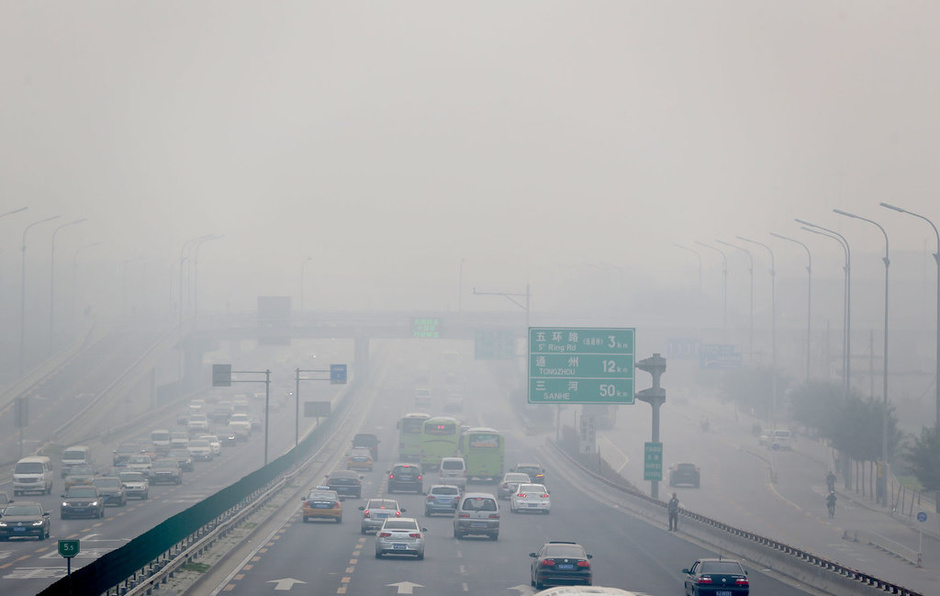
%> input picture 05.Enhancement/Demo_3_2.jpg, 940 x 596 px
$ octave SP_enhancement_colorimage.m   (GNU Octave 9; MATLAB toolbox functions it lacks are replaced by stand-ins)
%> lines starting %> are read from the running program, lines starting %| are printed output that depends on the picture
%% Color Image Contrast Enhancement
close all;clear all;clc
% read in an indexed RGB image: |autumn.tif|.

scene = imread('Demo_3_2.jpg');
%> scene is the input picture: size 596x940x3 uint8; mean R, G, B 171.4, 172.4, 173.2
figure,
imshow(scene)

%% Color space comversion
% Manipulating luminosity affects the intensity of the pixels, while preserving the original colors.

% color space converter
srgb2lab = makecform('srgb2lab');
lab2srgb = makecform('lab2srgb');

shadow_lab = applycform(scene, srgb2lab);
%> shadow_lab: size 596x940x3 uint8; mean of channels 1, 2, 3 179, 127.8, 127.4

% the values of luminosity can span a range from 0 to 100
% normalize the value from 0 to 1 for better calcualation result
%max_luminosity = 100;
L = shadow_lab(:,:,1);
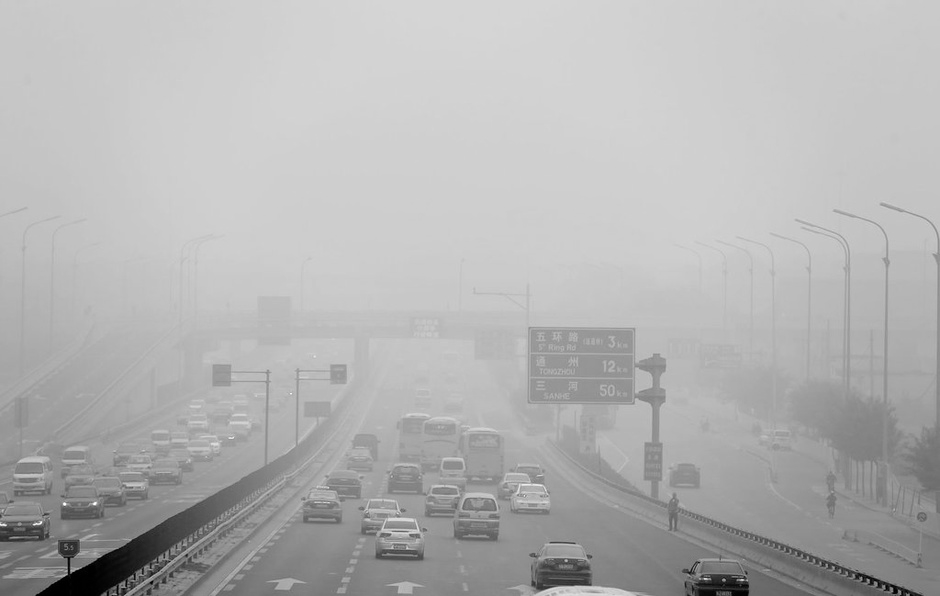
%> L: size 596x940 uint8; min 0, max 255, mean 179

%% Contrast enhancement
% replace the luminosity layer with the processed data and then convert
% the image back to the RGB colorspace

% strech histogram distrution method
shadow_imadjust = shadow_lab;
shadow_imadjust(:,:,1) = imadjust(L);
%> shadow_imadjust: size 596x940x3 uint8; mean of channels 1, 2, 3 200.9, 127.8, 127.4
shadow_imadjust = applycform(shadow_imadjust, lab2srgb);
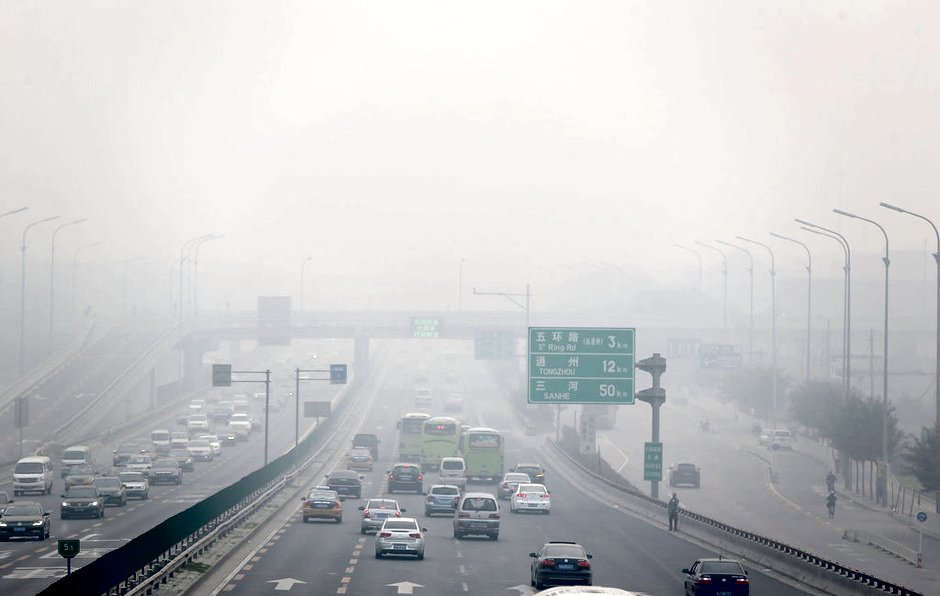
%> shadow_imadjust: size 596x940x3 uint8; mean R, G, B 195.9, 196.8, 197.5

% histogram equalization method
shadow_histeq = shadow_lab;
shadow_histeq(:,:,1) = histeq(L);
%> shadow_histeq: size 596x940x3 uint8; mean of channels 1, 2, 3 127.9, 127.8, 127.4
shadow_histeq = applycform(shadow_histeq, lab2srgb);
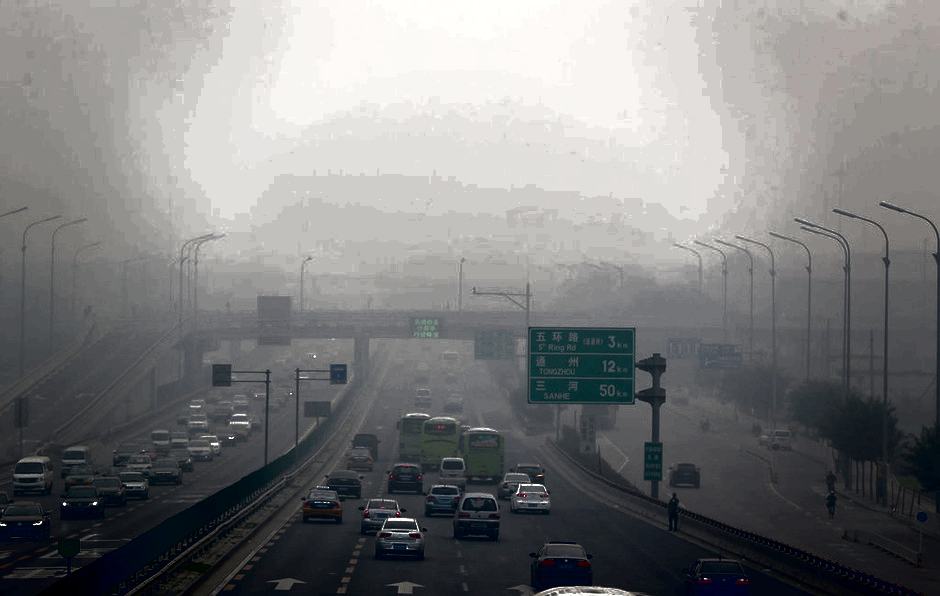
%> shadow_histeq: size 596x940x3 uint8; mean R, G, B 123, 123.6, 124.2

% adaptive histogram equalization method
shadow_adapthisteq = shadow_lab;
shadow_adapthisteq(:,:,1) = adapthisteq(L);
%> shadow_adapthisteq: size 596x940x3 uint8; mean of channels 1, 2, 3 176, 127.8, 127.4
shadow_adapthisteq = applycform(shadow_adapthisteq, lab2srgb);
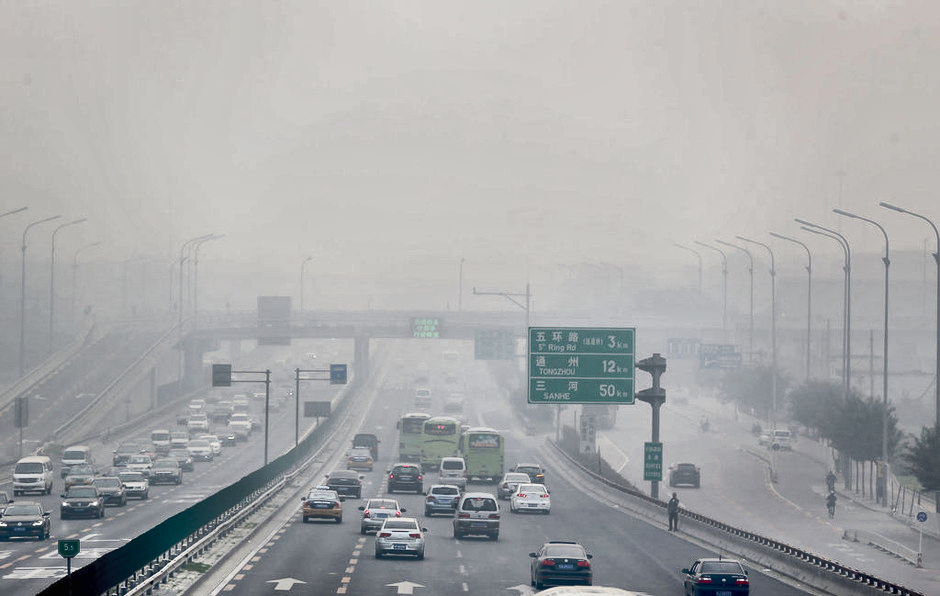
%> shadow_adapthisteq: size 596x940x3 uint8; mean R, G, B 168.4, 169.4, 170.2


figure,
subplot(2,2,1), imshow(scene);
title('Original');
subplot(2,2,2), imshow(shadow_imadjust);
title('Imadjust');
subplot(2,2,3), imshow(shadow_histeq);
title('Histeq');
subplot(2,2,4), imshow(shadow_adapthisteq);
title('Adapthisteq');

$ run again, with 05.Enhancement/Demo_3_3.jpg copied over 05.Enhancement/Demo_3_2.jpg
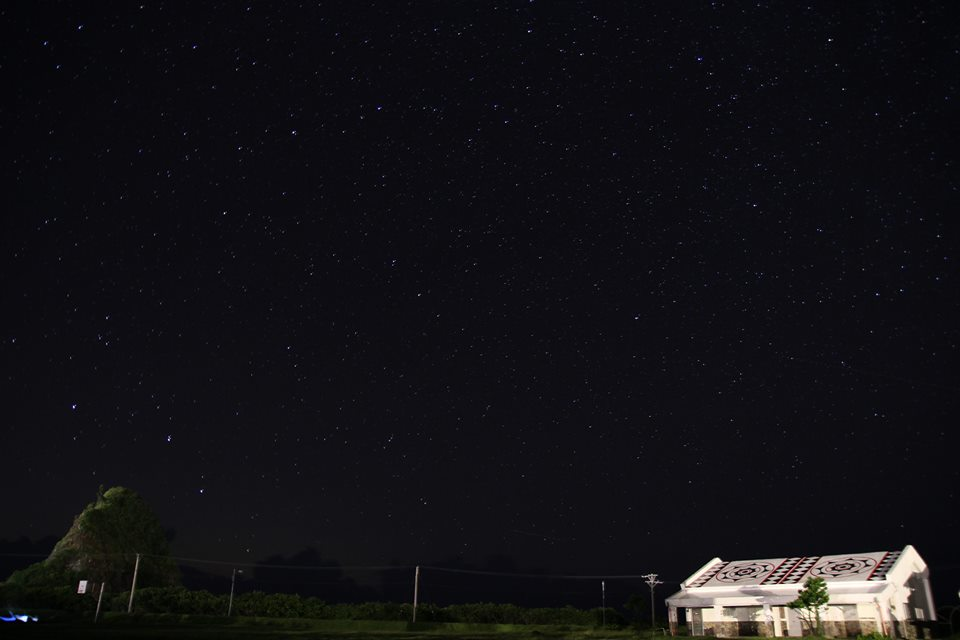
%> input picture 05.Enhancement/Demo_3_3.jpg, 960 x 640 px
%> scene is the input picture: size 640x960x3 uint8; mean R, G, B 18.7, 17.7, 21.4
%> shadow_lab: size 640x960x3 uint8; mean of channels 1, 2, 3 15.1, 128.8, 126.3
%> `shadow_histeq = applycform(shadow_histeq, lab2srgb);`:
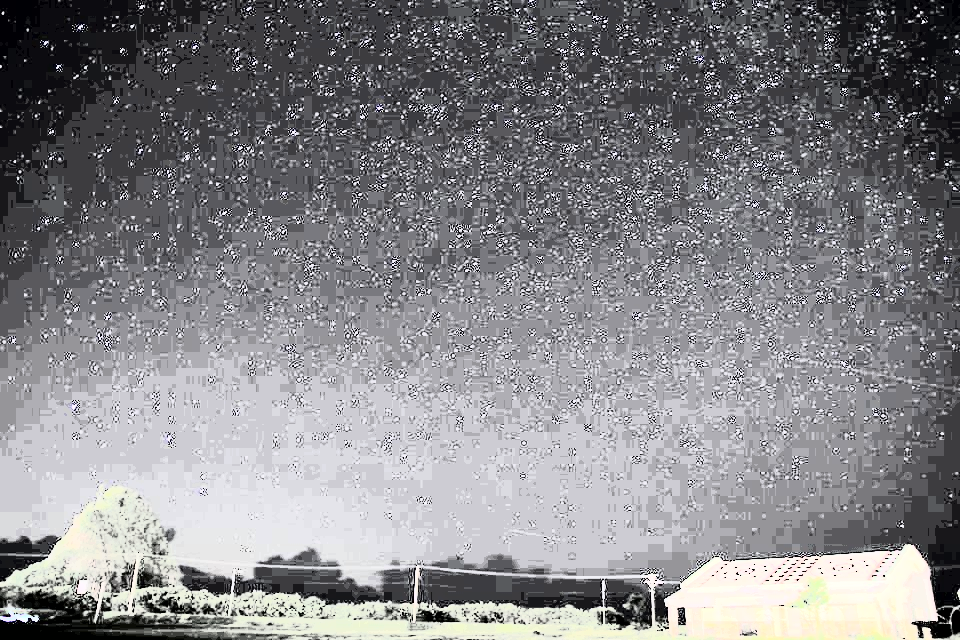
%> shadow_histeq: size 640x960x3 uint8; mean R, G, B 133.5, 132.9, 136.3
%> `shadow_adapthisteq = applycform(shadow_adapthisteq, lab2srgb);`:
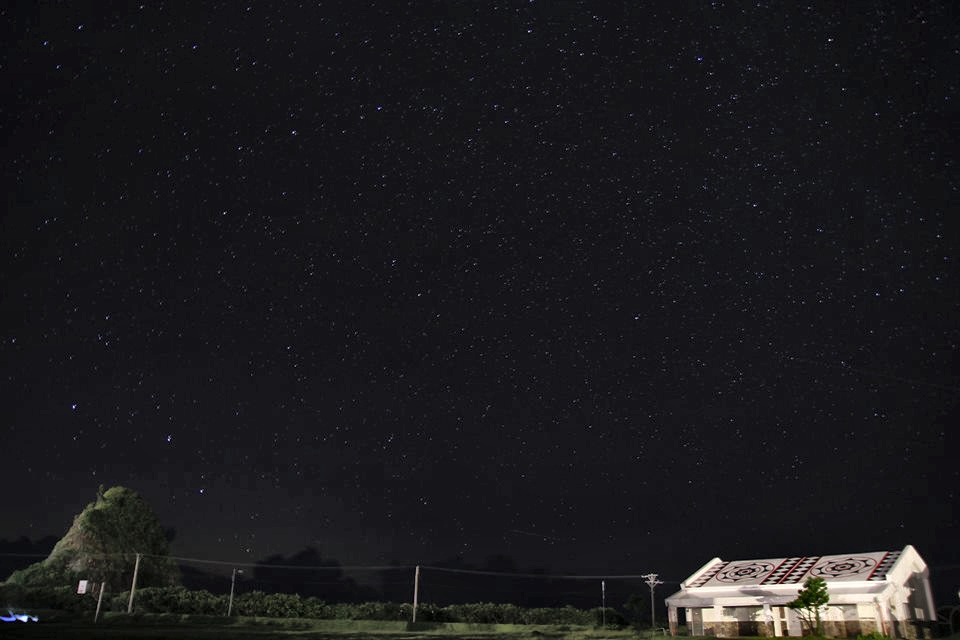
%> shadow_adapthisteq: size 640x960x3 uint8; mean R, G, B 27, 26.3, 29
